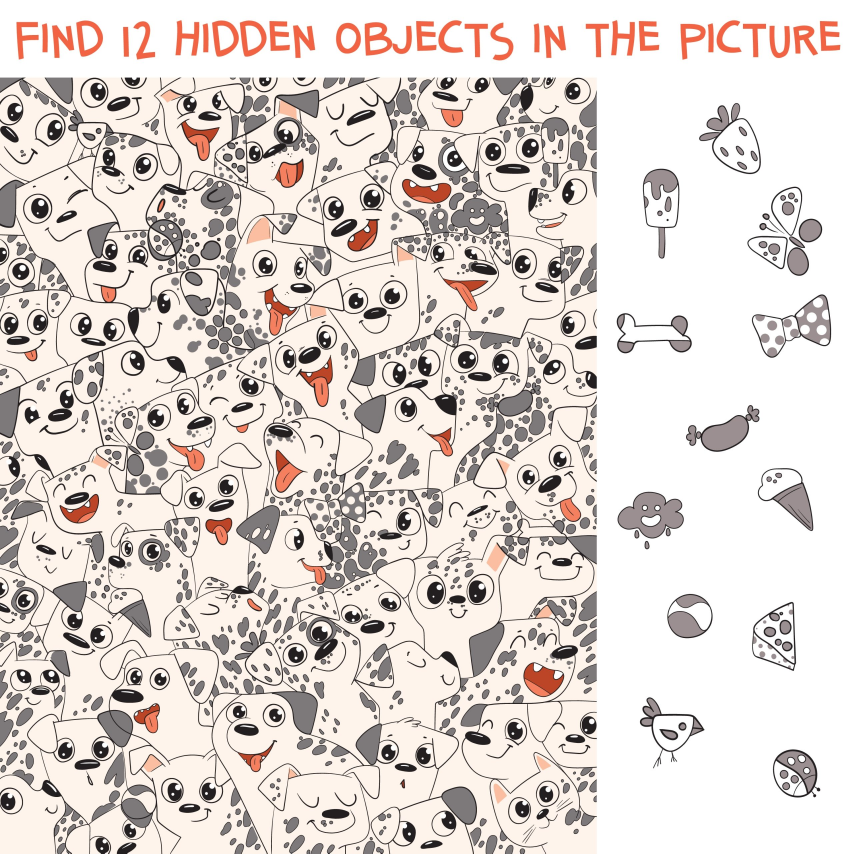
#> input picture 2/img.jpg, 2560 x 2560 px, found by its file name (shown at 1/3 size)
$ python test.py   (older library calls are emulated)
#> lines starting #> are read from the running program, lines starting #| are printed output that depends on the picture; after the words box and inside, x2 and y2 are one past the last pixel; in counts of white or black regions, pixels touching at a corner belong together
import cv2
import numpy as np

img = cv2.imread("2/img.jpg")
#> img is the input picture: shape (2560, 2560, 3); mean B, G, R 209, 213.8, 222.4

template = img[250:, 1800:]
clone = template.copy()

template = cv2.cvtColor(template, cv2.COLOR_BGR2GRAY)
#> template: shape (2310, 760)
template = 255 - template

template = cv2.threshold(template, 20, 255, cv2.THRESH_BINARY)[1]
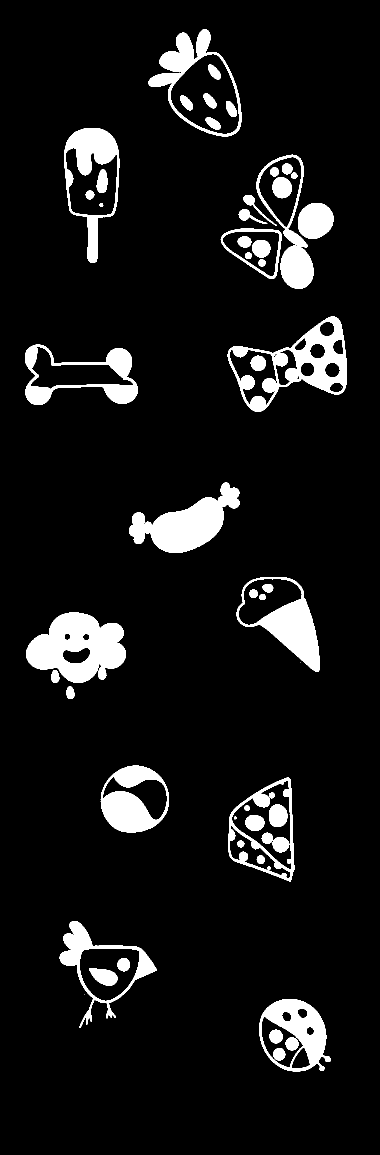
#> template: shape (2310, 760) (shown at 1/2 size); 8.3% white; 57 white regions (3 under 20 px)

# template = cv2.Canny(template, 0, 100)
cv2.imshow("template", template)

_, contours, _ = cv2.findContours(template, cv2.RETR_EXTERNAL, cv2.CHAIN_APPROX_SIMPLE)
#> contours = 21 contours, 2 with area under 20; largest, box (x1, y1, x2, y2) and area: (455, 633, 694, 824) 24296, (297, 59, 483, 273) 22826, (456, 1555, 589, 1763) 19796, (52, 1225, 252, 1366) 18934, (128, 256, 239, 526) 18903

i=0
clone = cv2.cvtColor(clone, cv2.COLOR_BGR2GRAY)
cv2.imshow("clone", clone)
cv2.waitKey(0)

for c in contours:
    area = cv2.contourArea(c)
    if(area > 10000):
        (x, y, w, h) = cv2.boundingRect(c)
        height, width = clone.shape[:2]
        temp = np.zeros((height, width))
        cv2.drawContours(temp, [c], -1, (255, 255, 255), -1)
        temp = temp[y:y+h, x:x+w]
        cv2.imshow("temp", temp)

        temp1 = clone[y:y+h, x:x+w]
        cv2.imshow("temp1", temp1)
        cv2.waitKey(0)
        cv2.drawContours(clone, [c], -1, (0, 0, 0), -1)
        i+=1
#> this loop made 21 passes
#> (area, x, y, w, h) on passes 1, 3, 4, 5, 9, 10, 11, 12, 13, 20, 21: (15427, 518, 1998, 143, 145), (16350, 119, 1842, 195, 214), (19796, 456, 1555, 133, 208), (14272.5, 201, 1531, 137, 134), (18933.5, 52, 1225, 200, 141), (17535.5, 473, 1154, 167, 190), (13957, 258, 965, 221, 141), (16184, 50, 689, 226, 121), (24296, 455, 633, 239, 191), (18903, 128, 256, 111, 270), (22825.5, 297, 59, 186, 214)
#> area on passes 6, 7, 14, 15, 16, 17: 300, 302.5, 5166.5, 8077.5, 480, 3921.5
#> pass 1, `temp1 = clone[y:y+h, x:x+w]`:
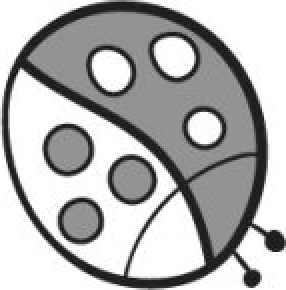
#> temp1: shape (145, 143) (shown 2 times larger); min 10, max 255, mean 178.5
#> after the loop:
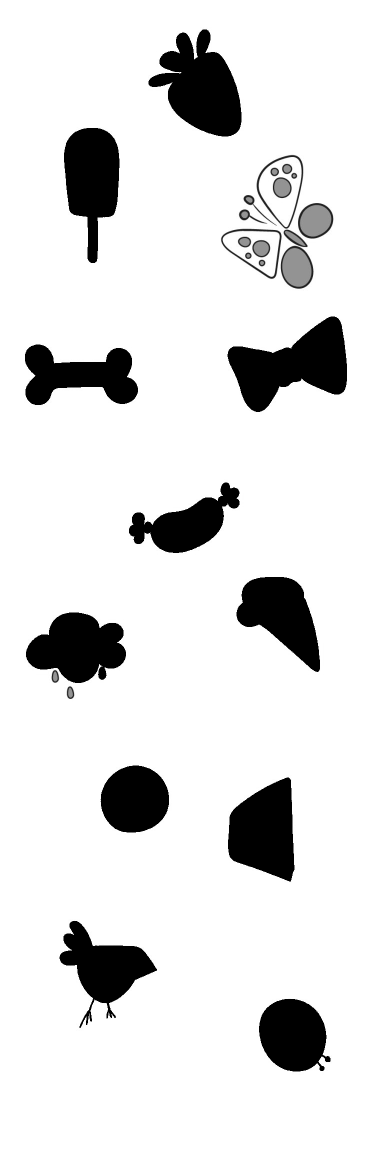
#> clone: shape (2310, 760) (shown at 1/2 size); min 0, max 255, mean 224.2
#> after the loop:
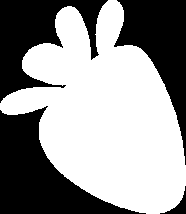
#> temp: shape (214, 186) float64; 58.4% white; 4 black regions, box (x1, y1, x2, y2) and area: (0, 106, 146, 214) 6522, (114, 0, 186, 165) 4934, (0, 0, 108, 103) 4915, (160, 186, 186, 214) 202
#> after the loop, i = 11

print(i)
#| 11

img = img[:, :1420]
#> img: shape (2560, 1420, 3)

img = cv2.cvtColor(img, cv2.COLOR_BGR2GRAY)
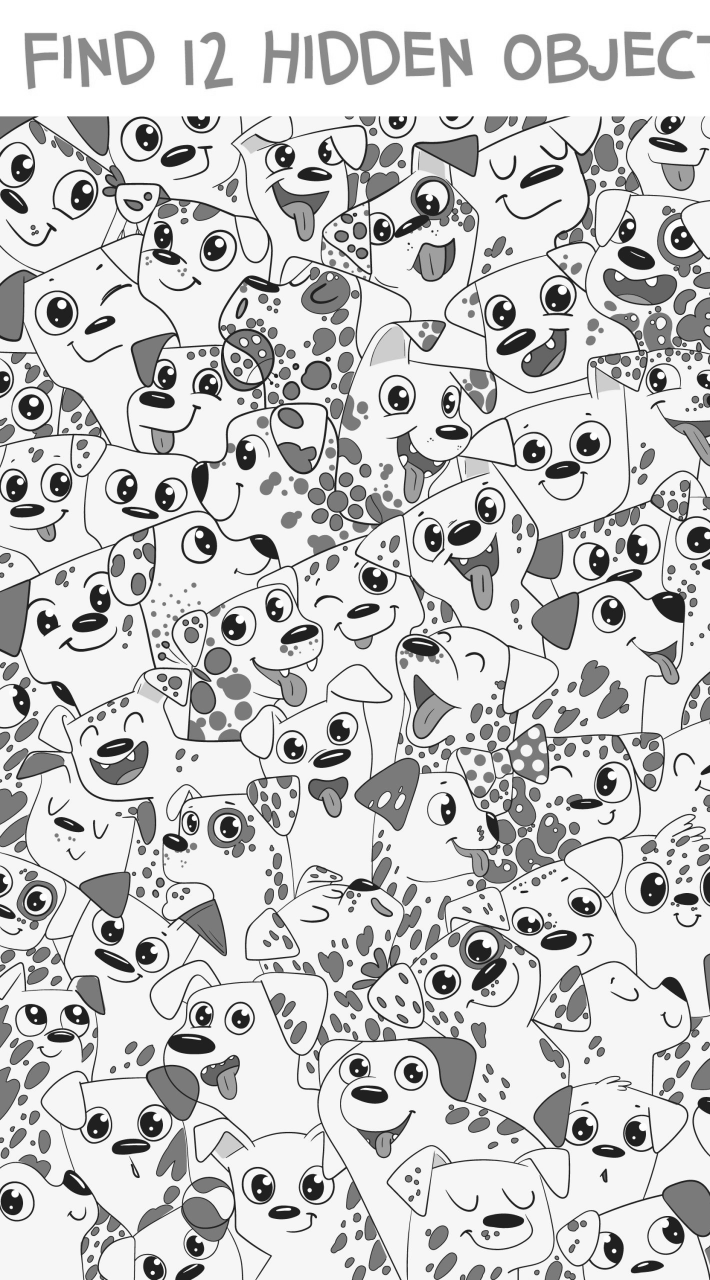
#> img: shape (2560, 1420) (shown at 1/2 size); min 5, max 255, mean 204.3
# img = cv2.Canny(img, 50, 200)
img = cv2.resize(img, (600,600))
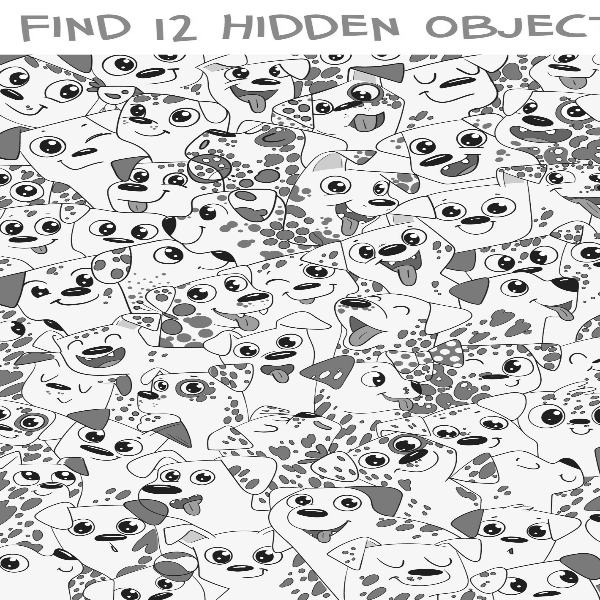
#> img: shape (600, 600); min 17, max 255, mean 204.3
cv2.imshow("img", img)

# template = cv2.Canny(template, 50, 200)
clone = 255 - clone

bb = clone.copy()
for c in contours:
    area = cv2.contourArea(c)
    if(area > 4000):
        (x, y, w, h) = cv2.boundingRect(c)
        temp1 = bb[y:y+h, x:x+w]

        temp = np.zeros((h, w))

        _, x, _ = cv2.findContours(temp1, cv2.RETR_EXTERNAL, cv2.CHAIN_APPROX_SIMPLE)
#> temp1: shape (214, 186)

        # cv2.imshow("temp", temp)

        # cv2.waitKey(0)
        # cv2.rectangle(bb, (x, y), (x + w, y + h), (0, 255, 0), 2)

clone = cv2.resize(clone, (500,500))
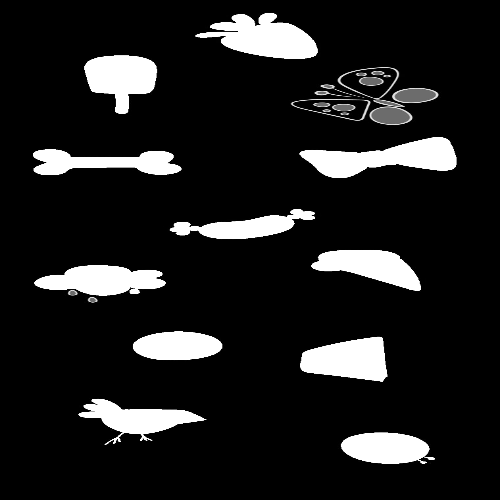
#> clone: shape (500, 500); min 0, max 255, mean 30.8
cv2.imshow("clone", clone)
bb = cv2.resize(bb, (500,500))
cv2.imshow("bb", bb)

cv2.waitKey(0)
